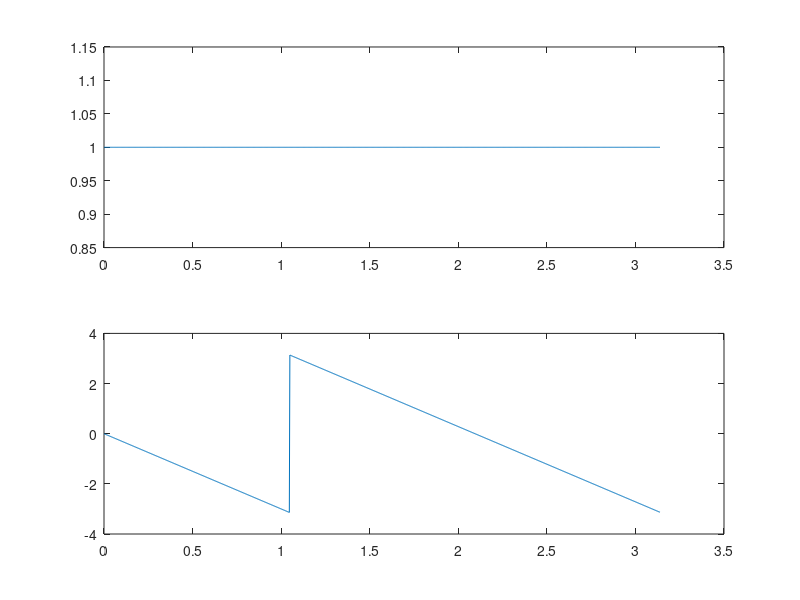

Write MATLAB code to recreate this figure.
clear
clc

a1=1;
b1=[0 0 0 1];
N=1024;

[H1 w1]=freqz(b1,a1,N);

figure(1)
clf
subplot(211)
plot(w1,abs(H1));

subplot(212)
plot(w1,angle(H1));

return